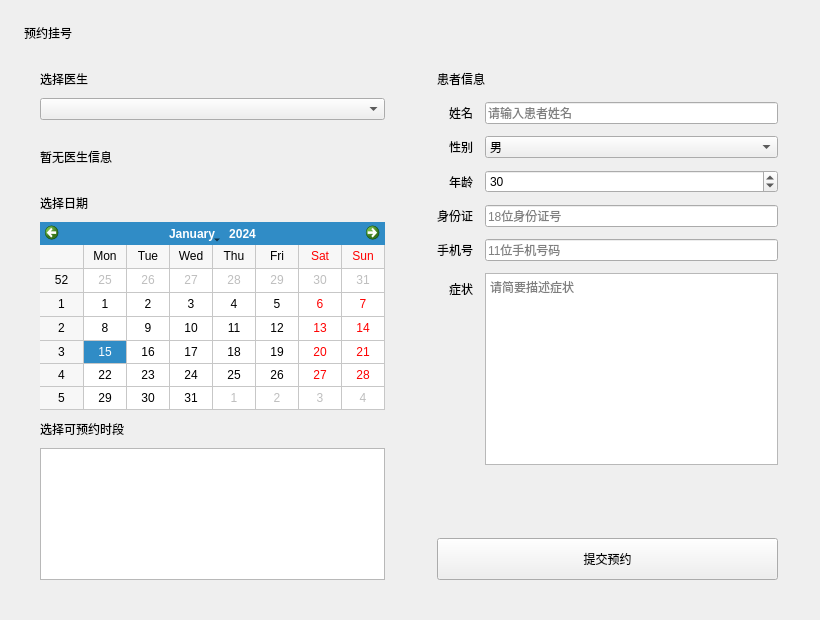
<?xml version="1.0" encoding="UTF-8"?>
<ui version="4.0">
    <class>RegisterPage</class>
    <widget class="QWidget" name="RegisterPage">
        <property name="geometry">
            <rect>
                <x>0</x>
                <y>0</y>
                <width>820</width>
                <height>620</height>
            </rect>
        </property>
        <layout class="QVBoxLayout" name="rootLayout">
            <property name="spacing">
                <number>12</number>
            </property>
            <property name="leftMargin">
                <number>24</number>
            </property>
            <property name="topMargin">
                <number>24</number>
            </property>
            <property name="rightMargin">
                <number>24</number>
            </property>
            <property name="bottomMargin">
                <number>24</number>
            </property>
            <item>
                <widget class="QLabel" name="pageTitle">
                    <property name="text">
                        <string>预约挂号</string>
                    </property>
                </widget>
            </item>
            <item>
                <layout class="QHBoxLayout" name="contentLayout">
                    <property name="spacing">
                        <number>18</number>
                    </property>
                    <item>
                        <widget class="QFrame" name="scheduleCard">
                            <property name="card" stdset="0">
                                <bool>true</bool>
                            </property>
                            <layout class="QVBoxLayout" name="scheduleLayout">
                                <property name="spacing">
                                    <number>10</number>
                                </property>
                                <property name="leftMargin">
                                    <number>16</number>
                                </property>
                                <property name="topMargin">
                                    <number>16</number>
                                </property>
                                <property name="rightMargin">
                                    <number>16</number>
                                </property>
                                <property name="bottomMargin">
                                    <number>16</number>
                                </property>
                                <item>
                                    <widget class="QLabel" name="lblChooseDoctor">
                                        <property name="text">
                                            <string>选择医生</string>
                                        </property>
                                        <property name="cardTitle" stdset="0">
                                            <bool>true</bool>
                                        </property>
                                    </widget>
                                </item>
                                <item>
                                    <widget class="QComboBox" name="cmbDoctor"/>
                                </item>
                                <item>
                                    <widget class="QLabel" name="lblDoctorInfo">
                                        <property name="minimumSize">
                                            <size>
                                                <width>0</width>
                                                <height>54</height>
                                            </size>
                                        </property>
                                        <property name="text">
                                            <string>暂无医生信息</string>
                                        </property>
                                        <property name="wordWrap">
                                            <bool>true</bool>
                                        </property>
                                        <property name="sub" stdset="0">
                                            <bool>true</bool>
                                        </property>
                                    </widget>
                                </item>
                                <item>
                                    <widget class="QLabel" name="lblChooseDate">
                                        <property name="text">
                                            <string>选择日期</string>
                                        </property>
                                        <property name="cardTitle" stdset="0">
                                            <bool>true</bool>
                                        </property>
                                    </widget>
                                </item>
                                <item>
                                    <widget class="AppointmentCalendar" name="calendar">
                                        <property name="gridVisible">
                                            <bool>true</bool>
                                        </property>
                                    </widget>
                                </item>
                                <item>
                                    <widget class="QLabel" name="lblChooseSlot">
                                        <property name="text">
                                            <string>选择可预约时段</string>
                                        </property>
                                        <property name="cardTitle" stdset="0">
                                            <bool>true</bool>
                                        </property>
                                    </widget>
                                </item>
                                <item>
                                    <widget class="QListWidget" name="lstSlots">
                                        <property name="minimumSize">
                                            <size>
                                                <width>0</width>
                                                <height>96</height>
                                            </size>
                                        </property>
                                        <property name="maximumSize">
                                            <size>
                                                <width>16777215</width>
                                                <height>132</height>
                                            </size>
                                        </property>
                                    </widget>
                                </item>
                            </layout>
                        </widget>
                    </item>
                    <item>
                        <widget class="QFrame" name="patientCard">
                            <property name="minimumSize">
                                <size>
                                    <width>310</width>
                                    <height>0</height>
                                </size>
                            </property>
                            <property name="card" stdset="0">
                                <bool>true</bool>
                            </property>
                            <layout class="QVBoxLayout" name="patientLayout">
                                <property name="spacing">
                                    <number>14</number>
                                </property>
                                <property name="leftMargin">
                                    <number>18</number>
                                </property>
                                <property name="topMargin">
                                    <number>16</number>
                                </property>
                                <property name="rightMargin">
                                    <number>18</number>
                                </property>
                                <property name="bottomMargin">
                                    <number>16</number>
                                </property>
                                <item>
                                    <widget class="QLabel" name="lblPatientTitle">
                                        <property name="text">
                                            <string>患者信息</string>
                                        </property>
                                        <property name="cardTitle" stdset="0">
                                            <bool>true</bool>
                                        </property>
                                    </widget>
                                </item>
                                <item>
                                    <layout class="QFormLayout" name="patientForm">
                                        <property name="labelAlignment">
                                            <set>Qt::AlignmentFlag::AlignRight|Qt::AlignmentFlag::AlignTrailing|Qt::AlignmentFlag::AlignVCenter</set>
                                        </property>
                                        <property name="horizontalSpacing">
                                            <number>12</number>
                                        </property>
                                        <property name="verticalSpacing">
                                            <number>12</number>
                                        </property>
                                        <item row="0" column="0">
                                            <widget class="QLabel" name="lblName">
                                                <property name="text">
                                                    <string>姓名</string>
                                                </property>
                                            </widget>
                                        </item>
                                        <item row="0" column="1">
                                            <widget class="QLineEdit" name="edtName">
                                                <property name="placeholderText">
                                                    <string>请输入患者姓名</string>
                                                </property>
                                            </widget>
                                        </item>
                                        <item row="1" column="0">
                                            <widget class="QLabel" name="lblGender">
                                                <property name="text">
                                                    <string>性别</string>
                                                </property>
                                            </widget>
                                        </item>
                                        <item row="1" column="1">
                                            <widget class="QComboBox" name="cmbGender">
                                                <item>
                                                    <property name="text">
                                                        <string>男</string>
                                                    </property>
                                                </item>
                                                <item>
                                                    <property name="text">
                                                        <string>女</string>
                                                    </property>
                                                </item>
                                            </widget>
                                        </item>
                                        <item row="2" column="0">
                                            <widget class="QLabel" name="lblAge">
                                                <property name="text">
                                                    <string>年龄</string>
                                                </property>
                                            </widget>
                                        </item>
                                        <item row="2" column="1">
                                            <widget class="QSpinBox" name="spnAge">
                                                <property name="minimum">
                                                    <number>1</number>
                                                </property>
                                                <property name="maximum">
                                                    <number>120</number>
                                                </property>
                                                <property name="value">
                                                    <number>30</number>
                                                </property>
                                            </widget>
                                        </item>
                                        <item row="3" column="0">
                                            <widget class="QLabel" name="lblPatientId">
                                                <property name="text">
                                                    <string>身份证</string>
                                                </property>
                                            </widget>
                                        </item>
                                        <item row="3" column="1">
                                            <widget class="QLineEdit" name="edtPatientId">
                                                <property name="maxLength">
                                                    <number>18</number>
                                                </property>
                                                <property name="placeholderText">
                                                    <string>18位身份证号</string>
                                                </property>
                                            </widget>
                                        </item>
                                        <item row="4" column="0">
                                            <widget class="QLabel" name="lblPhone">
                                                <property name="text">
                                                    <string>手机号</string>
                                                </property>
                                            </widget>
                                        </item>
                                        <item row="4" column="1">
                                            <widget class="QLineEdit" name="edtPhone">
                                                <property name="maxLength">
                                                    <number>11</number>
                                                </property>
                                                <property name="placeholderText">
                                                    <string>11位手机号码</string>
                                                </property>
                                            </widget>
                                        </item>
                                        <item row="5" column="0">
                                            <widget class="QLabel" name="lblSymptom">
                                                <property name="text">
                                                    <string>症状</string>
                                                </property>
                                            </widget>
                                        </item>
                                        <item row="5" column="1">
                                            <widget class="QTextEdit" name="edtSymptom">
                                                <property name="minimumSize">
                                                    <size>
                                                        <width>0</width>
                                                        <height>120</height>
                                                    </size>
                                                </property>
                                                <property name="placeholderText">
                                                    <string>请简要描述症状</string>
                                                </property>
                                            </widget>
                                        </item>
                                    </layout>
                                </item>
                                <item>
                                    <spacer name="patientSpacer">
                                        <property name="orientation">
                                            <enum>Qt::Orientation::Vertical</enum>
                                        </property>
                                        <property name="sizeHint" stdset="0">
                                            <size>
                                                <width>20</width>
                                                <height>30</height>
                                            </size>
                                        </property>
                                    </spacer>
                                </item>
                                <item>
                                    <widget class="QPushButton" name="btnSubmit">
                                        <property name="minimumSize">
                                            <size>
                                                <width>0</width>
                                                <height>42</height>
                                            </size>
                                        </property>
                                        <property name="text">
                                            <string>提交预约</string>
                                        </property>
                                    </widget>
                                </item>
                            </layout>
                        </widget>
                    </item>
                </layout>
            </item>
        </layout>
    </widget>
    <customwidgets>
        <customwidget>
            <class>AppointmentCalendar</class>
            <extends>QCalendarWidget</extends>
            <header>ui/widgets/appointmentcalendar.h</header>
        </customwidget>
    </customwidgets>
    <resources/>
    <connections/>
</ui>
